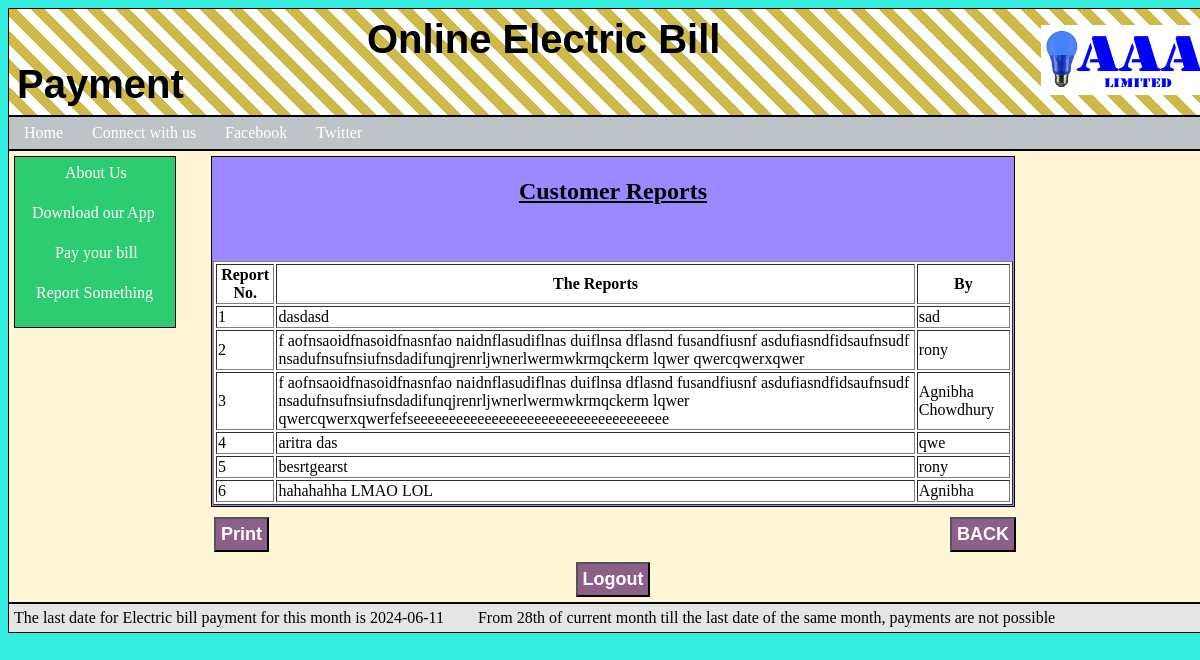
/creports.php (signed in), run on the app's committed database.
### tables this page shows
CREATE TABLE `report` (
  `reportno` int(255) NOT NULL,
  `report` varchar(255) NOT NULL,
  `bywho` varchar(30) NOT NULL
);

### creports.php (the view, shortened to what this page needs)
<?php
require_once('config/config.php');
$query="select * from report";
$result=mysqli_query($con,$query);
?>
<html>
<head>
	<link href="css/index.css" rel="stylesheet" type="text/css"/>
	<link rel="stylesheet"  href="css/form_login.css">
</head>
<body style="background-color:#34efe0">
<div id="header">
	<table>
	<tr>
	<td> <span style="padding-left:350px"><a  href="index1.php" style="text-decoration: none" target="_parent"> <b><font id="font1">Online Electric Bill Payment</font></b></span></a></td>
	<td> <span style="padding-left:180px"><a  href="index1.php"><img id="logo"  src="img/logo.jpg" height="70px" alt="logo.png" /></span></a></td>
	</table>
	</div>
	<div id="main-wrap">
									 <a id="c" href="index1.php" style="text-decoration: none">Home  </a>
	<span style="padding-left:5px">  <a id="c" href="connectwithus.php" style="text-decoration: none">Connect with us</a>
	<span style="padding-left:5px">  <a id="c" href="#" style="text-decoration: none">Facebook</a>
	<span style="padding-left:5px">  <a id="c" href="#" style="text-decoration: none">Twitter</a>
	</div>
	<div id="main">
		<div class="left-sub1">
				<span style="padding-left:35px"><a id="d" href="aboutus.php" style="text-decoration: none">About Us</a><br><br>
				<span style="padding-left:2px"><a id="d" href="img/Electric Bill Payment.jpg " download style="text-decoration: none">Download our App</a><br><br>
				<span style="padding-left:25px"><a id="d" href="login.php" style="text-decoration: none">Pay your bill</a><br><br>
				<span style="padding-left:6px"><a id="d" href="report.php" style="text-decoration: none">Report Something</a><br><br>
			</div>
	<div class="middle-sub1" id="print">
			<center><h2><u>Customer Reports </u></h2><br><br>
		<table align="center" bgcolor="white" border="1px"  >
			<tr>
              <th>Report No.</th>
			  <th>The Reports</th>
			  <th>By</th>
			</tr>
			<?php
			while($rows=mysqli_fetch_assoc($result))
			{
			?>
			<tr>
				<td><?php echo $rows['reportno'];  ?>  </td>
				<td><?php echo $rows['report'];  ?>  </td>
				<td><?php echo $rows['bywho'];  ?>  </td>
			</tr>
			<?php
			}
			?>
			</table>
		</div>
		<span style="padding-left:200px"><input type="button" class="logout" value="Print" onclick="printContent('print')">
		<span style="padding-left:677px"><input type="button" onclick="window.location.href='welcomeadmin.php'" name="logout" class="logout" value="BACK">
		<form class="form" action="" method="post" onsubmit="return validate()" >
				<center><input type="submit" name="logout" class="logout" value="Logout">
			</form>
	</div>
	<div id="marquee-msg">
         <marquee onmouseover="stop()" onmouseout="start()">The last date for Electric bill payment for this month is <?php          $duedate=date("Y-m-11");
                                                                            echo $duedate;
                                                                    ?><span style="padding-left:30px">
                        From 28th of current month till the last date of the same month, payments are not possible
                    </marquee>
    </div>
	</body>
	</html>

### css/index.css (style rules this page uses)
#header { margin: 0 auto; width: 1198px; height: 0 auto; border: 1px solid black; text-align: center; padding:5px; background: repeating-linear-gradient( 45deg, #ffffff, #ffffff 10px, #ceba48 10px, #ceba48 20px ); }
#font1 { font-family: "Arial Black", Gadget, sans-serif; font-style: Georgia; font-size:40px; color:black; }
#logo { margin: 0 auto; }
#main-wrap { margin: 0 auto; height: 0 auto; width: 1198px; border: 1px solid black; background-color:#bdc3c7; padding:5px; }
#marquee-msg { margin: 0 auto; height: 0 auto; width: 1198px; border: 1px solid black; background-color:#e5e5e5; padding:5px; }
#c:link, #c:visited { background-color: #bdc3c7; color: white; padding: 2px 10px; text-align: center; text-decoration: none; display: inline-block; }
#main { margin: 0 auto; overflow:auto; display:block; height: auto; width: 1198px; background-color:#fff6d6; border: 1px solid black; padding:5px; }
.middle-sub1 { margin: 0 auto; height:0 auto; width: 800px; background-color:#9c88ff; border: 1px solid black; padding:1px; float:middle; }
.left-sub1 { margin :0 auto; height: 0 auto; width:150px; background-color: #2ecc71; padding:5px; float:left; border: 1px solid black; }
#d:link, #d:visited { background-color: #2ecc71; color: white; padding: 2px 10px; text-align: center; text-decoration: none; display: inline-block; }

### css/form_login.css (style rules this page uses)
.form { width:450px; margin:0 auto; }
.logout { background-color:#8D608C; padding:5px; color:white; width:0 auto; font-size:18px; font-weight:bold; text-align: center; margin-top:10px; }

### data on the page
report: reportno "1", report "dasdasd", bywho "sad"
report: reportno "2", report "f aofnsaoidfnasoidfnasnfao naidnflasudiflnas duiflnsa dflasnd fusandfiusnf asdufiasndfidsaufnsudf nsadufnsufnsiufnsdadifunqjrenrljwnerlwermwkrmqckerm lqwer qwercqwerxqwer", bywho "rony"
report: reportno "3", report "f aofnsaoidfnasoidfnasnfao naidnflasudiflnas duiflnsa dflasnd fusandfiusnf asdufiasndfidsaufnsudf nsadufnsufnsiufnsdadifunqjrenrljwnerlwermwkrmqckerm lqwer qwercqwerxqwerfefseeeeeeeeeeeeeeeeeeeeeeeeeeeeeeeeeeee", bywho "Agnibha Chowdhury"
report: reportno "4", report "aritra das", bywho "qwe"
report: reportno "5", report "besrtgearst", bywho "rony"
report: reportno "6", report "hahahahha LMAO LOL", bywho "Agnibha"
